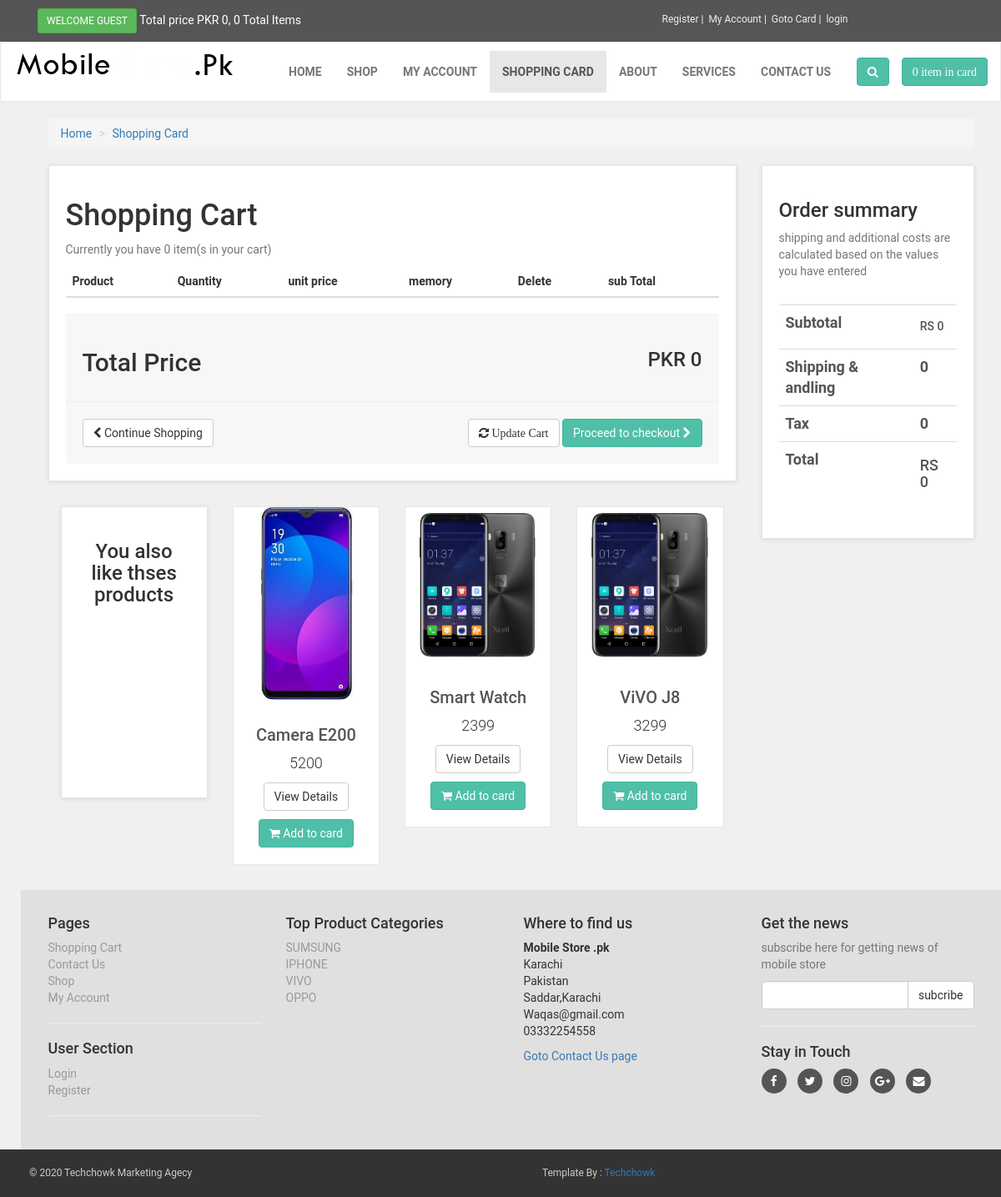
The app's page /cart.php with its own data.
### tables this page shows
CREATE TABLE `products` (
  `product_id` int(10) NOT NULL,
  `p_cat_id` int(10) NOT NULL,
  `cat_id` int(10) NOT NULL,
  `date` timestamp NOT NULL DEFAULT CURRENT_TIMESTAMP ON UPDATE CURRENT_TIMESTAMP,
  `product_title` text NOT NULL,
  `product_img1` text NOT NULL,
  `product_img2` text NOT NULL,
  `product_img3` text NOT NULL,
  `product_price` int(10) NOT NULL,
  `product_desc` text NOT NULL,
  `product_keyword` text NOT NULL
);

CREATE TABLE `product_categories` (
  `p_cat_id` int(10) NOT NULL,
  `p_cat_title` text NOT NULL,
  `p_cat_desc` text NOT NULL
);

### functions/getfunctions.php (the view, shortened to what this page needs)
<?php
 $db = mysqli_connect("localhost","root","","ecommerce");
 function getUserIP(){
   switch(true){
     default : return $_SERVER['REMOTE_ADDR'];
   }
 }
 function latest_product(){
  global $db;
  $get_product="SELECT * FROM products ORDER BY 1 LIMIT 0,3";
  $run_product=mysqli_query($db,$get_product);
  while($row=mysqli_fetch_array($run_product)){
      $pro_id=$row['product_id'];
      $product_title=$row['product_title'];
      $product_price=$row['product_price'];
      $product_img1=$row['product_img1'];
      echo"<div class='center-responsive col-md-3 col-sm-6 '>
          <div class='product same-height'>
          <a href='details.php?pro_id=$pro_id'>
              <img src='admin_area/product_images/upload/$product_img1'class='img-responsive'>
          </a>
              <div class='text'>
                  <h3><a href='details.php?pro_id=$pro_id'> $product_title</a></h3>
                  <p class='price'> $product_price</p>
                  <p class='button'>
                      <a href='details.php?pro_id=$pro_id' class='btn btn-default'>View Details</a>
                      <a href='details.php?pro_id=$pro_id' class='btn btn-primary'>
                          <i class='fa fa-shopping-cart'></i>  Add to card
                          </a>
                          </p>
           </div>
              </div>
                  </div>";
  }
 }
  function item(){
    global $db;
    $ip_add=getUserIP();
    $get_items="SELECT * FROM cart where ip_add='$ip_add'";
    $run_item=mysqli_query($db,$get_items);
    $count=mysqli_num_rows($run_item);
    echo $count;
 }
function totalPrice(){
  $total=0;
  echo  $total;
}

### includes/footer.php (shortened to what this page needs)
<?php
include("includes/db.php");
?>
<div id="footer">
    <div class="container">
        <div class="col-md-3 col-sm-6">
        <h4> Pages</h4>
        <ul>
            <li><a href="cart.php">Shopping Cart</a></li>
            <li><a href="contact.php">Contact Us</a></li>
            <li><a href="shop.php">Shop</a></li>
            <li><a href="checkout.php">My Account</a></li>
        </ul>
        <hr>
        <h4>User Section</h4>
        <ul>
        <li><a href="checkout.php">Login</a></li>
        <li><a href="customer_registartion.php">Register</a></li>
        </ul>
        <hr class="hidden-md hidden.lg hidden-sm">
        </div>
        <div class="col-md-3 col-sm-6">
<h4> Top Product Categories</h4>
<ul>
<?php
     $get_p_cats="Select  * from product_categories";
     $run_p_cats=mysqli_query($con,$get_p_cats);
     while($row_p_cat=mysqli_fetch_array($run_p_cats)){
         $p_cat_id=$row_p_cat['p_cat_id'];
         $p_cat_title=$row_p_cat['p_cat_title'];
         echo"<li><a href='shop.php?p_cat=$p_cat_id'>$p_cat_title</a></li>";
     }
     ?>
</ul>
    </div>
<div class="col-md-3 col-sm-6">
<h4>Where to find us </h4>
<p>
    <strong>Mobile Store .pk</strong>
    <br>Karachi
    <br>Pakistan
    <br>Saddar,Karachi
    <br>Waqas@gmail.com
    <br>03332254558
</p>
    <a href="contact.php">Goto Contact Us page</a>
     </div>
     <div class="col-md-3 col-sm-6">
     <h4>Get the news</h4>
     <p class="text-muted">subscribe here for getting news of mobile store</p>
<form action="" method="post">
    <div class="input-group">
        <input type="text" name="email" class="form-control">
        <span class="input-group-btn">
            <input type="submit" class="btn btn-default" value="subcribe"></span>
    </div>
</form>
<hr>
<h4>Stay in Touch</h4>
<p class="social">
     <a href="#"><i class="fa fa-facebook"></i></a>
     <a href="#"><i class="fa fa-twitter"></i></a>
     <a href="#"><i class="fa fa-instagram"></i></a>
     <a href="#"><i class="fa fa-google-plus"></i></a>
     <a href="#"><i class="fa fa-envelope"></i></a>
</p>
</div>
      </div>
    </div>
</div>
<div id="copyright">
   <div class="container">
       <div class="col-md-6>">
           <p class="pull-left">
               &copy; 2020 Techchowk Marketing Agecy
           </p>
       </div>
       <div class="col-md-6">
       <p class="pull-right">
           Template By : <a href="http://www.techchowk.rf.gd">Techchowk </a>
       </p>
   </div>
         </div>
</div>

### styles/style.css (style rules this page uses)
body { font-family: "Roboto","Arial"; font-size: 14px; line-height:1.42857143; color: #333333; background-color: #f0f0f0; }
.btn-primary { color: rgb(255, 255, 255); background-color: rgb(79, 191, 168); border-color: rgb(65, 179, 156); }
#content .product { background: #fff; border: solid 1px #e6e6e6; box-sizing: border-box; margin-bottom: 30px; }
#content .product .text p.price { font-size: 18px; text-align: center; font-weight: 300; }
#content .product .text .button { clear: both; text-align: center; }
#content .product .text h3 { text-align: center; font-size: 20px; }
#content .product .text h3 a { color: rgb(85, 85, 85); }
#content .product .text { padding: 10px 10px 0px; }
#content .product .text .button .btn { margin-bottom:10px; }
#footer { padding: 20px 0; background: #e0e0e0; }
#footer ul { padding-left: 0; list-style: none; }
#footer ul a { color: #999999; padding:20px 0; }
#footer .social { text-align: left; }
#footer .social a { margin: 0 10px 0 0; color: #fff; display: inline-block; width: 30px; height: 30px; border-radius: 15px; line-height: 30px; text-align: center; transform: all 0.2 ease-out; vertical-align: bottom; background-color: #555555; }
#copyright { background: #333333; color: #ccc; padding:20px; font-size: 12px; }
#copyright p { margin: 0px; }

### records on screen
products: product_img1 (picture), product_title "Camera E200", product_price "5200"
products: product_img1 (picture), product_title "Smart Watch", product_price "2399"
products: product_img1 (picture), product_title "ViVO J8", product_price "3299"
product_categories: p_cat_title "SUMSUNG"
product_categories: p_cat_title "IPHONE"
product_categories: p_cat_title "VIVO"
product_categories: p_cat_title "OPPO"

### other values on screen
$total "0"
$count "0 0"
$count "0"
